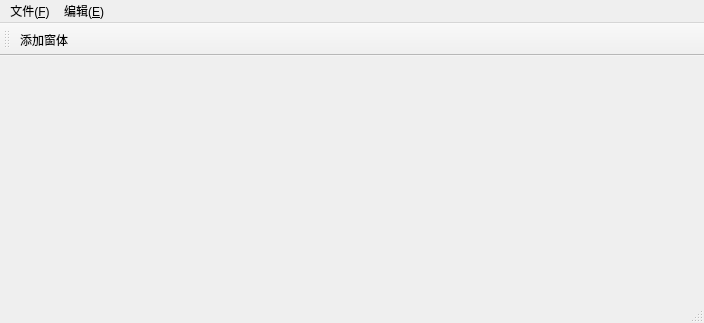
<?xml version="1.0" encoding="UTF-8"?>
<ui version="4.0">
 <class>MainWindow</class>
 <widget class="QMainWindow" name="MainWindow">
  <property name="geometry">
   <rect>
    <x>0</x>
    <y>0</y>
    <width>704</width>
    <height>323</height>
   </rect>
  </property>
  <property name="windowTitle">
   <string>MainWindow</string>
  </property>
  <widget class="QWidget" name="centralwidget">
   <widget class="QWidget" name="gridLayoutWidget">
    <property name="geometry">
     <rect>
      <x>-1</x>
      <y>-1</y>
      <width>611</width>
      <height>441</height>
     </rect>
    </property>
    <layout class="QGridLayout" name="MaingridLayout"/>
   </widget>
  </widget>
  <widget class="QMenuBar" name="menubar">
   <property name="geometry">
    <rect>
     <x>0</x>
     <y>0</y>
     <width>704</width>
     <height>21</height>
    </rect>
   </property>
   <widget class="QMenu" name="menu">
    <property name="title">
     <string>文件(&amp;F)</string>
    </property>
    <addaction name="fileOpenAction"/>
    <addaction name="fileNewAction"/>
    <addaction name="fileCloseAction"/>
   </widget>
   <widget class="QMenu" name="menu_E">
    <property name="title">
     <string>编辑(&amp;E)</string>
    </property>
   </widget>
   <addaction name="menu"/>
   <addaction name="menu_E"/>
  </widget>
  <widget class="QStatusBar" name="statusbar"/>
  <widget class="QToolBar" name="toolBar">
   <property name="windowTitle">
    <string>toolBar</string>
   </property>
   <attribute name="toolBarArea">
    <enum>TopToolBarArea</enum>
   </attribute>
   <attribute name="toolBarBreak">
    <bool>false</bool>
   </attribute>
   <addaction name="addWinAction"/>
  </widget>
  <action name="fileOpenAction">
   <property name="text">
    <string>打开</string>
   </property>
   <property name="shortcut">
    <string>Alt+O</string>
   </property>
  </action>
  <action name="fileNewAction">
   <property name="text">
    <string>新建</string>
   </property>
   <property name="shortcut">
    <string>Alt+N</string>
   </property>
  </action>
  <action name="fileCloseAction">
   <property name="text">
    <string>关闭</string>
   </property>
   <property name="shortcut">
    <string>Alt+C</string>
   </property>
  </action>
  <action name="addWinAction">
   <property name="text">
    <string>添加窗体</string>
   </property>
  </action>
 </widget>
 <resources/>
 <connections/>
</ui>
